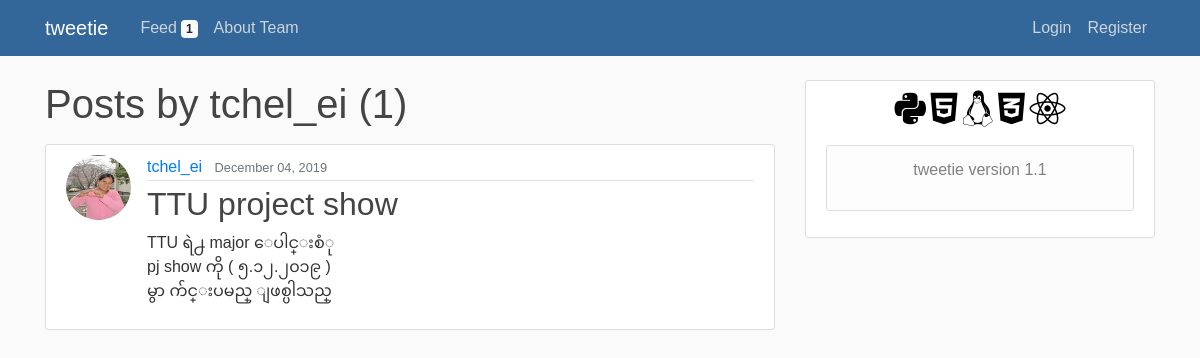
The page /user/tchel_ei on the database its author committed.
### blog/models.py (models this page shows, shortened)
class Post(models.Model):
    title = models.CharField(max_length=100)
    content = models.TextField()
    date_posted = models.DateTimeField(default=timezone.now)
    author = models.ForeignKey(User, on_delete=models.CASCADE)

### users/models.py (models this page shows, shortened)
class Profile(models.Model):
    user = models.OneToOneField(User, on_delete=models.CASCADE)
    image = models.ImageField(default='default.jpg', upload_to='profile_pics')

### blog/views.py (the view)
# urls.py: path('user/<str:username>', UserPostListView.as_view(), name='user-posts'),
class UserPostListView(ListView):
    model = Post
    template_name = 'blog/user_posts.html'  # <app>/<model>_<viewtype>.html
    context_object_name = 'posts'
    paginate_by = 5
    def get_queryset(self):
        user = get_object_or_404(User, username=self.kwargs.get('username'))
        return Post.objects.filter(author=user).order_by('-date_posted')

### blog/templates/blog/user_posts.html (shortened to what this page needs)
{% extends "blog/base.html" %}
{% block content %}
    <h1 class="mb-3">Posts by {{ view.kwargs.username }} ({{ page_obj.paginator.count }})</h1>
    {% for post in posts %}
        <article class="media content-section">
          <img class="rounded-circle article-img" src="{{ post.author.profile.image.url }}">
          <div class="media-body">
            <div class="article-metadata">
              <a class="mr-2" href="{% url 'user-posts' post.author.username %}">{{ post.author }}</a>
              <small class="text-muted">{{ post.date_posted|date:"F d, Y" }}</small>
            </div>
            <h2><a class="article-title" href="{% url 'post-detail' post.id %}">{{ post.title }}</a></h2>
            <p class="article-content">{{ post.content }}</p>
          </div>
        </article>
    {% endfor %}
{% endblock content %}

### blog/static/blog/main.css (style rules this page uses)
body { background: #fafafa; color: #333333; margin-top: 5rem; font-family: 'Nunito', sans-serif; font-weight: 300; }
h1, h2, h3, h4, h5, h6 { color: #444444; }
.content-section { background: #ffffff; padding: 10px 20px; border: 1px solid #dddddd; border-radius: 3px; margin-bottom: 20px; }
.article-title { color: #444444; }
.article-content { white-space: pre-line; }
.article-img { height: 65px; width: 65px; margin-right: 16px; }
.article-metadata { padding-bottom: 1px; margin-bottom: 4px; border-bottom: 1px solid #e3e3e3 }

### rows shown on the page
Post: author.profile.image (picture), author "tchel_ei", date_posted "December 04, 2019", title "TTU project show", content "TTU ရဲ႕ major ေပါင္းစံု pj show ကို ( ၅.၁၂.၂၀၁၉ ) မွာ က်င္းပမည္ ျဖစ္ပါသည္"

### other values the page prints
{{ posts.count }} "1"
{{ view.kwargs.username }} "tchel_ei"
{{ page_obj.paginator.count }} "1"
